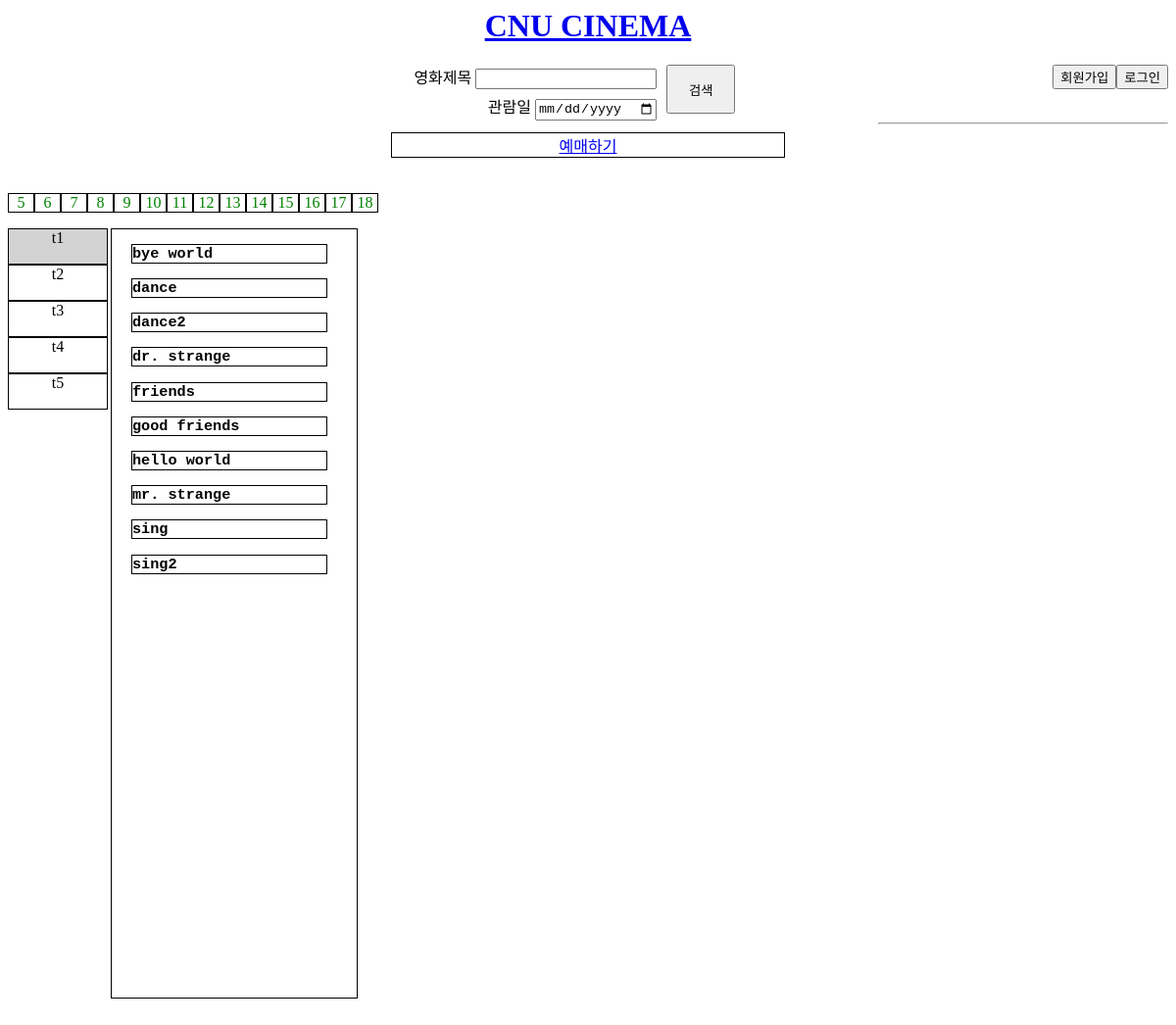
Page /schedule.php on the committed database.
### tables this page shows
CREATE TABLE Movie 
	(
	mid TEXT NOT NULL,
	title TEXT,
	open_day TEXT,
	director TEXT,
	rating TEXT CHECK(rating IN ('ALL','12','15','18')),
	length INTEGER,
    CONSTRAINT Movie_PK PRIMARY KEY(mid)
	);

### conn.php (called while the page is built, shortened)
<?php
    $conn = FALSE;
?>

### schedule.php (the view, shortened to what this page needs)
<?php
    include ('conn.php');
    if(isset($_SESSION["DATE"])){
        $today = $_SESSION["DATE"];
    }
    else{
        $today = '2022-05-05';
    }
?>
<html lang="en">
<head>
    <link rel="stylesheet" href="css/index.css">
</head>
<body>
    <div class="header">
        <h1 id="title"><a href="/index.php">CNU CINEMA</a></h1>
        <div class="div1"></div>
        <div class="div2" id="search">
            <form action="search.php" method="get" id="formform" name="search" onsubmit="return blankSearch();">
                <div id="in">
                    <li>영화제목 <input type="text" id="search" name="movie_title"></li>
                    <li>관람일 <input type="date" name="s_date"></li>
                </div>
                <div id="s">
                    <input type="submit" value="검색">
                </div>
            </form>
        </div>
        <?php
            if($conn){
                $email = $_SESSION["ID"];
                $pw = $_SESSION["PWD"];
                $q=$db->query("SELECT name FROM customer WHERE email='$email' and password='$pw';");
                $results = $q->fetchAll(PDO::FETCH_ASSOC);
                $name = $results[0]["name"];
                echo "<div>$name 님 | <button onclick='location.href=\"mypage.php\"'>마이페이지</button>
                                    <button onclick='location.href=\"signout.php\"'>로그아웃</button></div>";
        ?>
        <?php
            }
            else{
        ?>
        <div class="div3" id="signin">
            <button onclick="location.href='signin.php'">로그인</button>
            <button onclick="location.href='signup.php'">회원가입</button>
        </div>
        <?php
            }
        ?>
    </div><br><br>
    <div>
        <hr>
    </div>
    <ul>
        <li class="bar"><a href="schedule.php">예매하기</a>
    </ul><br><br>
    <div>
        <ul class="date_select">
            <?php
                for($i=0; $i<14; $i++){
                    $set_date = strval(date("Y-m-d", strtotime("$today+$i days")));
                    $set = strval(date("j", strtotime($set_date)));
                    echo "<li class='date' id=$set_date onclick='dateChange(event)'><a href='schedule.php?date=$set_date'>".$set."</a></li>";
                }
            ?>
        </ul>
    </div>
    <br><br>
    <div class="tname">
        <ul>
            <li class="t" id="t1box" onclick="show('t1', event)">t1</li>
            <li class="t" id="t2box" onclick="show('t2', event)">t2</li>
            <li class="t" id="t3box" onclick="show('t3', event)">t3</li>
            <li class="t" id="t4box" onclick="show('t4', event)">t4</li>
            <li class="t" id="t5box" onclick="show('t5', event)">t5</li>
        </ul>
    </div>
    <div class="sche_box">
        <div class="schedule" id="t1">
            <?php
                $results = $db->query("SELECT title FROM movie ORDER BY title;");
                foreach($results as $title){
                    $t = $title["title"];
                    echo "<h3>$t</h3>";
                }
            ?>
        </div>
    </div>
</body>
</html>

### css/index.css (style rules this page uses)
.header { margin-bottom: 3%; }
#title { color: red; text-align: center; }
#search { text-align: center; }
.div1 { float: left; height: 5px; width: 35%; }
.div2 { float: left; width: 40%; margin: auto; }
#in, #s { float: left; }
#in li { text-align: right; margin-bottom: 5px; }
#s input { width: 70px; height: 50px; margin-left: 10px; }
.div3 button { float: right; }
.t { list-style: none; border: 1px; border-style: solid; height: 35px; width: 100px; text-align: center; }
.tname { float: left; height: 100%; width: 100px; padding-left: 0; margin-right: 5px; }
#t1box { background-color: lightgrey; }
.sche_box { float: left; height: 100%; width: 250px; padding-left: 0; margin-bottom: 50px; border: 1px; border-style: solid; }
#t1 { display: block; width: 200px; padding-left: 20px; }
ul { padding: 0; margin: 0; }
.date { list-style: none; float: left; border: 1px; border-style: solid; width: 25px; text-align: center; }
.date a { text-decoration: none; color: green; }
.date_select { width: 100%; }
.bar { list-style: none; border: 1px; border-style: solid; width: 400px; text-align: center; margin: auto; }
.schedule h3 { border: 1px; border-style: solid; font-family: monospace; }
.div2 li { list-style: none; }

### rows in the picture
movie: title "bye world"
movie: title "dance"
movie: title "dance2"
movie: title "dr. strange"
movie: title "friends"
movie: title "good friends"
movie: title "hello world"
movie: title "mr. strange"
movie: title "sing"
movie: title "sing2"

### other values in the picture
$set "5"
$set "6"
$set "7"
$set "8"
$set "9"
$set "10"
$set "11"
$set "12"
$set "13"
$set "14"
$set "15"
$set "16"
$set "17"
$set "18"
